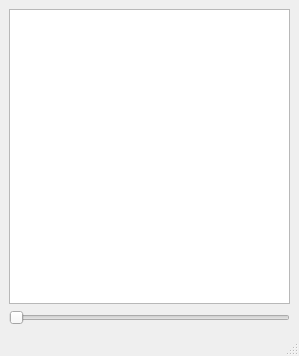
<?xml version="1.0" encoding="UTF-8"?>
<ui version="4.0">
 <class>MainWindow</class>
 <widget class="QMainWindow" name="MainWindow">
  <property name="geometry">
   <rect>
    <x>0</x>
    <y>0</y>
    <width>299</width>
    <height>356</height>
   </rect>
  </property>
  <property name="windowTitle">
   <string>MainWindow</string>
  </property>
  <widget class="QWidget" name="centralwidget">
   <layout class="QVBoxLayout" name="verticalLayout_2">
    <item>
     <layout class="QVBoxLayout" name="verticalLayout">
      <item>
       <widget class="QGraphicsView" name="graphicsView"/>
      </item>
      <item>
       <widget class="QSlider" name="horizontalSlider">
        <property name="orientation">
         <enum>Qt::Horizontal</enum>
        </property>
       </widget>
      </item>
     </layout>
    </item>
   </layout>
  </widget>
  <widget class="QMenuBar" name="menubar">
   <property name="geometry">
    <rect>
     <x>0</x>
     <y>0</y>
     <width>299</width>
     <height>21</height>
    </rect>
   </property>
  </widget>
  <widget class="QStatusBar" name="statusbar"/>
 </widget>
 <resources/>
 <connections/>
</ui>
